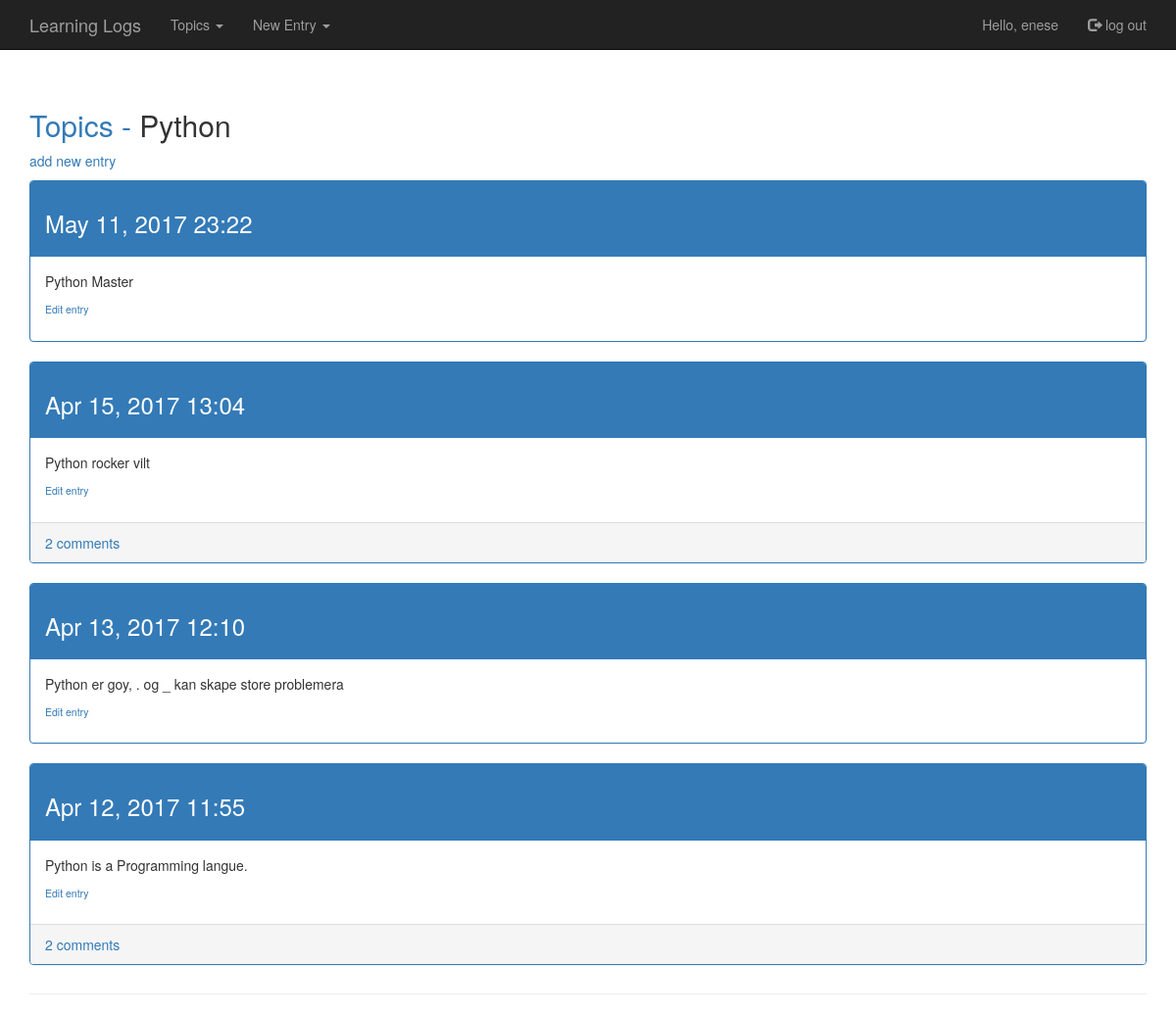
The app's page /topic/python/ (signed in) with its own data.
### LearningLogs/models.py (models this page shows, shortened)
class Topic(models.Model):
    text = models.CharField(max_length=200)
    slug = models.SlugField()
    date_added = models.DateTimeField(auto_now_add=True)
    owner = models.ForeignKey(User)
    def __unicode__(self):
        return self.text

class Entry(models.Model):
    topic = models.ForeignKey(Topic)
    text = models.TextField()
    date_added = models.DateTimeField(auto_now_add=True)
    public = models.BooleanField(default=False)
    class Meta:
        verbose_name_plural = 'entries'

### LearningLogs/views.py (the view)
# urls.py: url(r'^topic/(?P<topic_slug>\w+)/$',views.topic,name='topic'),
@login_required
def topic(request, topic_slug):
    topic = Topic.objects.get(slug=topic_slug)
    check_topic_owner(request, topic)
    entries = topic.entry_set.order_by('-date_added')
    context = {'topic': topic, 'entries': entries}
    return render(request, 'LearningLogs/topic.html', context)

### LearningLogs/context_processors.py (called while the page is built)
def add_variables_to_context(request):
    if request.user.is_authenticated():
        topic = Topic.objects.filter(owner=request.user)
    else:
        topic = []
    publicEntries = Entry.objects.filter(public=True)
    b = []
    publicTopics = []
    for a in publicEntries:
        if a.topic.text not in b:
            b.append(a.topic.text)
            publicTopics.append(a)
    return{"MenuTopics": topic, "publicTopics":publicTopics,}

### LearningLogs/views.py (called while the page is built)
def check_topic_owner(request, topic):
    if topic.owner != request.user:
        raise Http404

### templates/LearningLogs/topic.html (shortened to what this page needs)
{% extends 'LearningLogs/base.html' %}
{% block header %}
<h2><a href="{% url 'LearningLogs:topics' %}">Topics - </a>{{ topic }}</h2>
{% endblock header %}
{% block content %}
  <p>
    <a href="{% url 'LearningLogs:new_entry' topic.slug %}">add new entry</a>
  </p>
    {% for entry in entries %}
    <div class="panel panel-primary">
      <div class="panel-heading">
        <h3>
          {{ entry.date_added|date:'M d, Y H:i' }}
        </h3>
      </div>
      <div class="panel-body">
        {{ entry.text|linebreaks }}
          <h5><small>
          <a href="{% url 'LearningLogs:edit_entry' entry.id %}" >Edit entry</a>
          </small> </h5>
      </div>
     {% if entry.comments_set.count > 0 %}
    <div class="panel-footer">
    <a data-toggle="collapse" href="#{{ entry.id }}">{{  entry.comments_set.count }} comments</a>
    </div>
    {% endif %}
        </div>
  {% empty %}
      There are no entries for this topic yet.
  {% endfor %}
{% endblock content %}

### templates/LearningLogs/base.html (shortened to what this page needs)
{% load bootstrap3 %}
{% load staticfiles %}
<!DOCTYPE html>
<html lang="en">
<head>
    {% bootstrap_css %}
</head>
<body>
<nav class="navbar navbar-inverse navbar-static-top">
    <div class="container">
        <div class="navbar-header">
            <a class="navbar-brand" href="{% url 'LearningLogs:index' %}">Learning Logs</a>
        </div>
        <div id="navbar" class="navbar-collapse collapse">
            <ul class="nav navbar-nav">
                   <li class="dropdown">
         <a class="dropdown-toggle" data-toggle="dropdown" href="#">Topics
         <span class="caret"></span></a>
                     </li>
                 {%if user.is_authenticated %}
                     <li class="dropdown">
         <a class="dropdown-toggle" data-toggle="dropdown" href="#">New Entry
         <span class="caret"></span></a>
                     </li>
            {% endif %}
            </ul>
            <ul class="nav navbar-nav navbar-right">
                {% if user.is_authenticated %}
                <li><a>Hello, {{ user.username }}</a></li>
                <li><a href="{% url 'users:logout' %}"><span class="glyphicon glyphicon-log-out"></span> log out</a> </li>
                {% else %}
                <li><a href="{% url 'users:register' %}"><span class="glyphicon glyphicon-user"></span> register</a> </li>
                <li><a href="{% url 'users:login' %}"><span class="glyphicon glyphicon-log-in"></span> log in</a> </li>
                {% endif %}
            </ul>
        </div>
    </div>
</nav>
<div class="container">
    <div class="page-header">
    {% block header %}{% endblock header %}
        {% block content %}{% endblock content %}
    </div>
</div>
</body>
</html>

### records on screen
Topic: text "Python"
Entry: date_added "May 11, 2017 23:22", text "Python Master"
Entry: date_added "Apr 15, 2017 13:04", text "Python rocker vilt", comments_set.count "2"
Entry: date_added "Apr 13, 2017 12:10", text "Python er goy, . og _ kan skape store problemera"
Entry: date_added "Apr 12, 2017 11:55", text "Python is a Programming langue.", comments_set.count "2"

### other values on screen
{{ user.username }} "enese"
